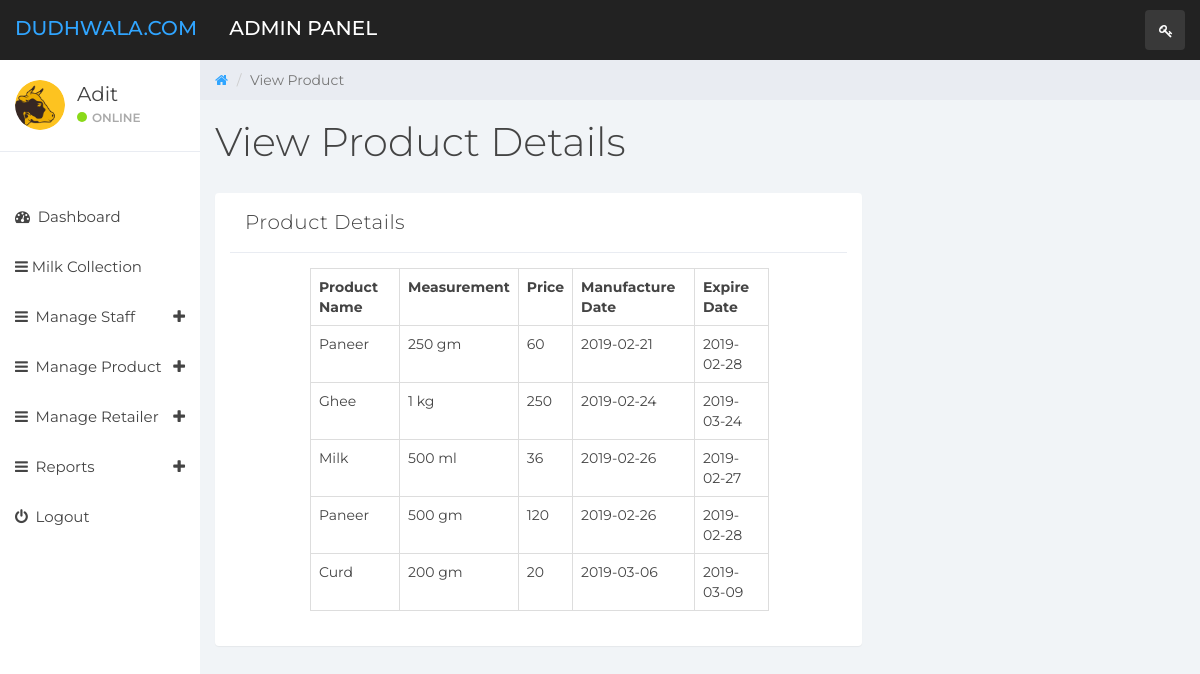
/admin/viewproduct.php (signed in), run on the app's committed database.
### tables this page shows
CREATE TABLE IF NOT EXISTS `tblproductcategory` (
  `id` int(11) NOT NULL,
  `name` varchar(50) NOT NULL,
  `imagepath` text NOT NULL,
  `description` varchar(500) NOT NULL
);

CREATE TABLE IF NOT EXISTS `tblmeasurement` (
  `id` int(11) NOT NULL,
  `type` varchar(50) NOT NULL,
  `unitid` int(11) NOT NULL
);

CREATE TABLE IF NOT EXISTS `tblproduct` (
  `id` int(11) NOT NULL,
  `productcategoryid` int(11) NOT NULL,
  `measurementid` int(11) NOT NULL,
  `price` float NOT NULL,
  `manufacture_date` date NOT NULL,
  `expire_date` date NOT NULL,
  `update_datetime` datetime NOT NULL,
  `status` int(11) NOT NULL
);

### admin/viewproduct.php (the view, shortened to what this page needs)
	<?php require_once "data/slidebar.php"; ?>
        <div class="col-sm-9 col-sm-offset-3 col-lg-10 col-lg-offset-2 main">
            <div class="row">
                <ol class="breadcrumb">
                    <li><a href="#">
                            <em class="fa fa-home"></em>
                        </a></li>
                    <li class="active">View Product</li>
                </ol>
            </div>
            <div class="row">
                <div class="col-lg-12">
                    <h1 class="page-header">View Product Details</h1>
                </div>
            </div>
            <?php
                $sqlvp="select * from tblproduct";
                $resultvp=$connection->query($sqlvp);
            ?>
            <div class="panel panel-default col-md-8">
                <div class="panel-heading">
                    <?php echo "Product Details"; ?>
                </div>
                <div class="panel-body">
                    <div class="col-md-10" style="margin-left: 50px;">
                        <div>
                        <?php
                        echo "<table class='table table-bordered'>";
                        echo "<tr><th>Product Name</th><th>Measurement</th><th>Price</th><th>Manufacture Date</th><th>Expire Date</th></tr>";
                        while ($rowvp=$resultvp->fetch_array())
                        {
                            echo "<tr>";
                            $pci=$rowvp['productcategoryid'];
                            $pc="select * from tblproductcategory where id=$pci";
                            $resultvp1=$connection->query($pc);
                            while ($rowvp1=$resultvp1->fetch_array())
                            {
                                echo "<td>".$rowvp1['name']."</td>";
                            }
                            $msi=$rowvp['measurementid'];
                            $ms="select * from tblmeasurement where id=$msi";
                            $resultvp2=$connection->query($ms);
                            while ($rowvp2=$resultvp2->fetch_array())
                            {
                                echo "<td>".$rowvp2['type']."</td>";
                            }
                            echo "<td>".$rowvp['price']."</td>";
                            echo "<td>".$rowvp['manufacture_date']."</td>";
                            echo "<td>".$rowvp['expire_date']."</td>";
                        }
                        echo "</tr>";
                        echo "</table>";
                        ?>
                        </div>
                    </div>
                </div>
            </div>
        </div>
    </body>
</html>

### admin/css/styles.css (style rules this page uses)
body { background: #f1f4f7; padding-top: 60px; font-size: 14px; color: #444444; font-family: "Montserrat", "Helvetica Neue", Helvetica, Arial, sans-serif; }
a, a:hover, a:focus { color: #30a5ff; }
h1, h2, h3, h4, h5, h6 { color: #444444; }
h1 { font-weight: 300; font-size: 40px; }
.panel { border: 0; }
.panel-heading { font-size: 20px; font-weight: 300; letter-spacing: 0.025em; height: 60px; line-height: 38px; }
.panel-default .panel-heading { background: #fff; border-bottom: 1px solid #e9ecf2; color: #444444; }
.breadcrumb { border-radius: 0; padding: 10px 15px 10px 15px; background: #e9ecf2; margin: 0; }
h1.page-header { margin-top: 20px; border-bottom: 0; }
.table { background: #fff; }

### data on the page
tblproduct: price "60", manufacture_date "2019-02-21", expire_date "2019-02-28"
tblproductcategory: name "Paneer"
tblmeasurement: type "250 gm"
tblproduct: price "250", manufacture_date "2019-02-24", expire_date "2019-03-24"
tblproductcategory: name "Ghee"
tblmeasurement: type "1 kg"
tblproduct: price "36", manufacture_date "2019-02-26", expire_date "2019-02-27"
tblproductcategory: name "Milk"
tblmeasurement: type "500 ml"
tblproduct: price "120", manufacture_date "2019-02-26", expire_date "2019-02-28"
tblmeasurement: type "500 gm"
tblproduct: price "20", manufacture_date "2019-03-06", expire_date "2019-03-09"
tblproductcategory: name "Curd"
tblmeasurement: type "200 gm"

### other printed values
$adminname "Adit"
